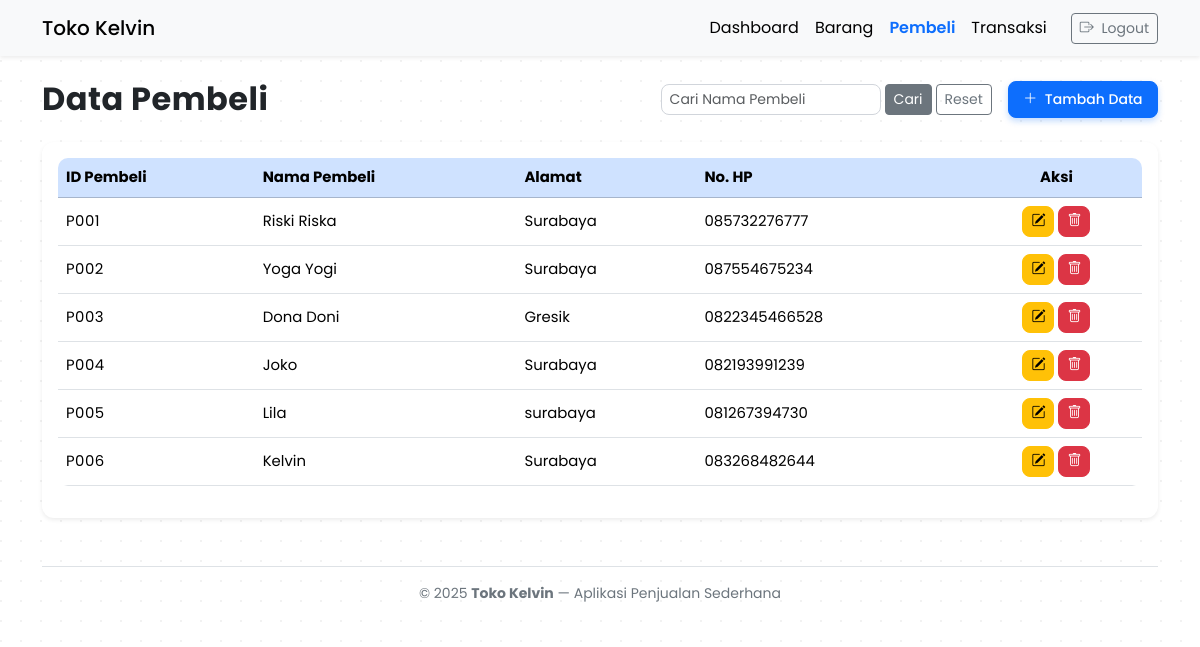
The page /public/pembeli.php on the database its author committed.
### tables this page shows
CREATE TABLE `pembeli` (
  `id_pembeli` varchar(25) NOT NULL,
  `nama_pembeli` varchar(100) NOT NULL,
  `alamat` text NOT NULL,
  `no_hp` varchar(15) NOT NULL
);

### public/pembeli.php (the view, shortened to what this page needs)
<?php
require_once __DIR__ . '/../config/database.php';
include __DIR__ . '/../includes/header.php';
$search = $_GET['search'] ?? '';
$where = '';
$result = $conn->query("SELECT * FROM pembeli $where ORDER BY id_pembeli ASC");
?>
<div class="d-flex justify-content-between align-items-center mb-4 flex-wrap">
  <h2 class="text-dark mb-2 mb-md-0">Data Pembeli</h2>
  <div class="d-flex align-items-center gap-2 flex-wrap">
    <form class="d-flex" method="get" action="pembeli.php">
        <input
            type="text"
            name="search"
            class="form-control form-control-sm"
            placeholder="Cari Nama Pembeli"
            value="<?= htmlspecialchars($search) ?>"
            style="width: 220px;"
        >
        <button class="btn btn-sm btn-secondary ms-1" type="submit">Cari</button>
        <a href="pembeli.php" class="btn btn-sm btn-outline-secondary ms-1">Reset</a>
    </form>
    <button class="btn btn-primary btn-sm ms-2" data-bs-toggle="modal" data-bs-target="#modalTambah">
      <i class="bi bi-plus-lg me-1"></i> Tambah Data
    </button>
  </div>
</div>
<div class="card border-0 shadow-sm">
  <div class="card-body">
    <div class="table-responsive">
      <table class="table table-hover align-middle">
        <thead class="table-primary">
          <tr>
            <th>ID Pembeli</th>
            <th>Nama Pembeli</th>
            <th>Alamat</th>
            <th>No. HP</th>
            <th class="text-center">Aksi</th>
          </tr>
        </thead>
        <tbody>
          <?php if ($result && $result->num_rows > 0): ?>
            <?php while ($row = $result->fetch_assoc()): ?>
              <tr>
                <td class="text-uppercase"><?= htmlspecialchars($row['id_pembeli']) ?></td>
                <td><?= htmlspecialchars($row['nama_pembeli']) ?></td>
                <td><?= htmlspecialchars($row['alamat']) ?></td>
                <td><?= htmlspecialchars($row['no_hp']) ?></td>
                <td class="text-center">
                  <button class="btn btn-sm btn-warning" data-bs-toggle="modal" data-bs-target="#editModal<?= $row['id_pembeli'] ?>">
                    <i class="bi bi-pencil-square"></i>
                  </button>
                  <a href="?hapus=<?= $row['id_pembeli'] ?>"
                     class="btn btn-sm btn-danger btn-hapus"
                     data-nama="<?= htmlspecialchars($row['nama_pembeli']) ?>">
                     <i class="bi bi-trash"></i>
                  </a>
                </td>
              </tr>
            <?php endwhile; ?>
          <?php else: ?>
            <tr>
              <td colspan="5" class="text-center text-muted py-3">Belum ada data pembeli.</td>
            </tr>
          <?php endif; ?>
        </tbody>
      </table>
    </div>
  </div>
</div>
<?php include __DIR__ . '/../includes/footer.php'; ?>

### style.css (style rules this page uses)
body { background: linear-gradient(135deg, #f0f9ff, #e0f2fe); background-image: radial-gradient(circle at 1px 1px, rgba(0,0,0,0.05) 1px, transparent 0); background-size: 20px 20px; font-family: 'Poppins', sans-serif; }
h2.text-dark { font-weight: 700; letter-spacing: 0.5px; }
.btn-primary.btn-sm { border-radius: 8px; font-weight: 500; padding: 0.45rem 0.9rem; box-shadow: 0 3px 6px rgba(13, 110, 253, 0.25); }
.table { border-radius: 10px; overflow: hidden; }
.table td, .table th { vertical-align: middle; font-size: 0.93rem; }
.table td.text-uppercase { letter-spacing: 0.5px; }
.card { border-radius: 12px; transition: all 0.2s ease-in-out; }
.btn-warning, .btn-danger { border-radius: 8px; transition: all 0.25s ease; }
.card.border-0.shadow-sm { border-radius: 12px; box-shadow: 0 5px 12px rgba(0, 0, 0, 0.05); transition: all 0.25s ease; }
.form-control { border-radius: 8px; border: 1px solid #d1d5db; transition: all 0.2s ease; }

### rows shown on the page
pembeli: id_pembeli "P001", nama_pembeli "Riski Riska", alamat "Surabaya", no_hp "085732276777"
pembeli: id_pembeli "P002", nama_pembeli "Yoga Yogi", alamat "Surabaya", no_hp "087554675234"
pembeli: id_pembeli "P003", nama_pembeli "Dona Doni", alamat "Gresik", no_hp "0822345466528"
pembeli: id_pembeli "P004", nama_pembeli "Joko", alamat "Surabaya", no_hp "082193991239"
pembeli: id_pembeli "P005", nama_pembeli "Lila", alamat "surabaya", no_hp "081267394730"
pembeli: id_pembeli "P006", nama_pembeli "Kelvin", alamat "Surabaya", no_hp "083268482644"
